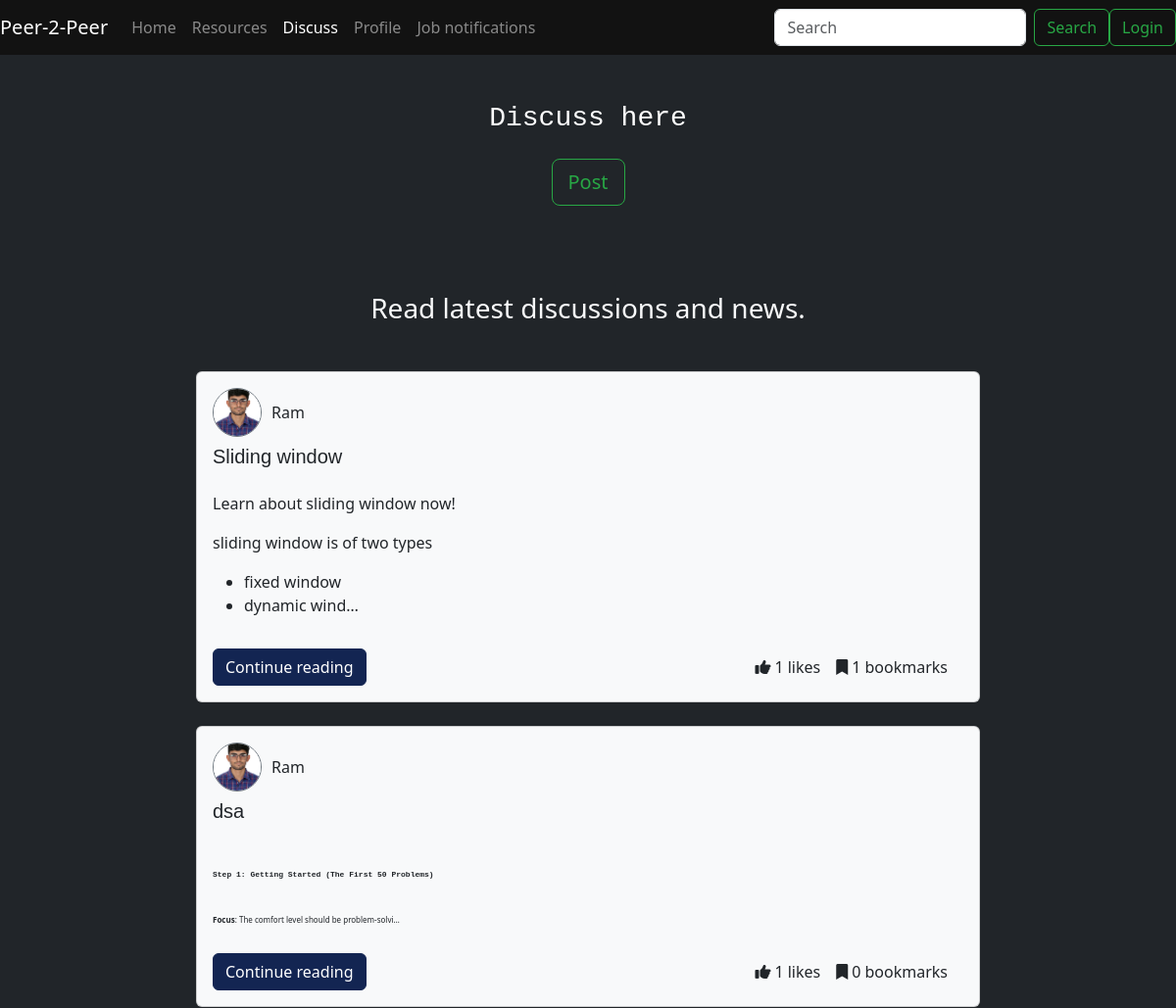
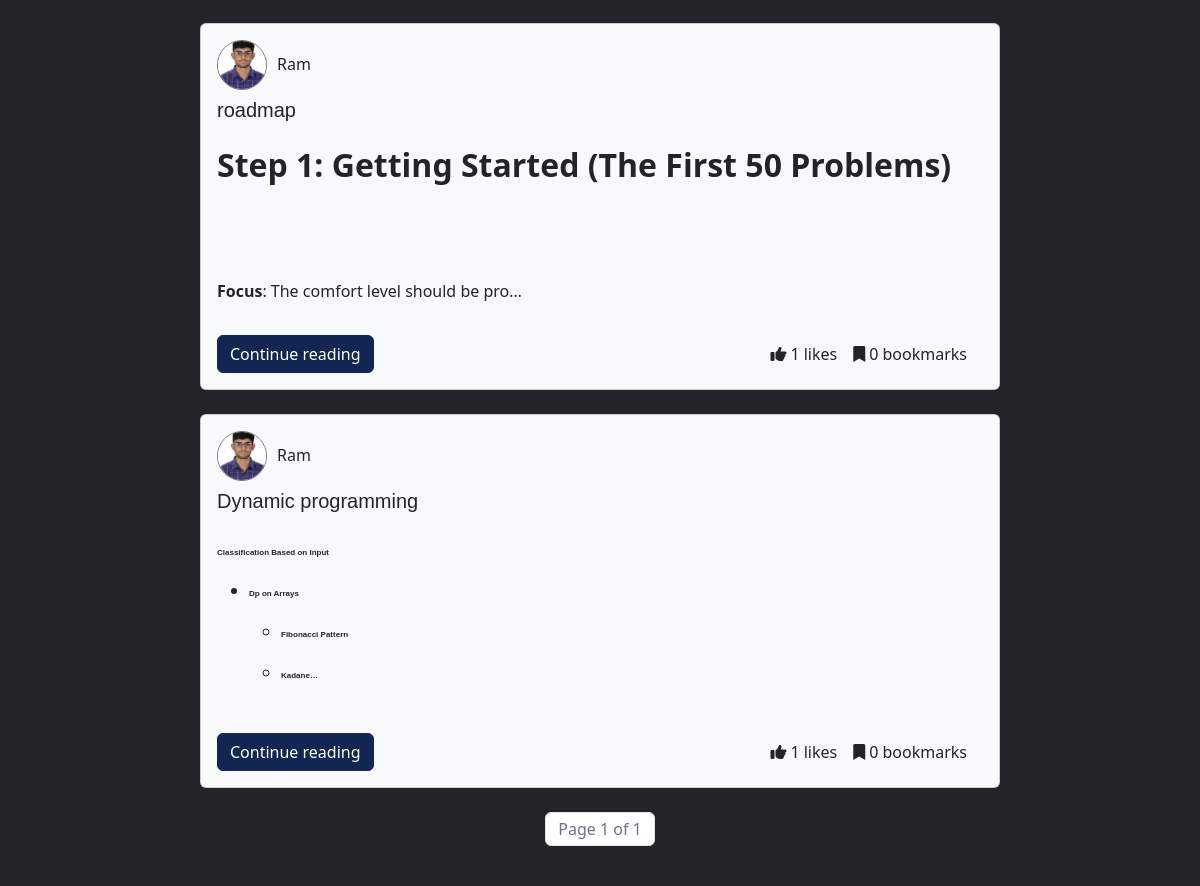
Screenshot of /blog/ with the database file from the repository (2 pictures, top to bottom).
### blog/models.py (models this page shows, shortened)
class Post(models.Model):
    sno=models.AutoField(primary_key=True)
    title=models.CharField(max_length=250)
    author = models.ForeignKey(User,on_delete=models.CASCADE)
    content=RichTextField(blank=True , null = True)
    image = models.ImageField(upload_to='comments/images/', null=True, blank=True)
    file = models.FileField(upload_to='comments/files/', null=True, blank=True)
    slug = models.CharField(max_length=130)
    timeStamp =models.DateTimeField(auto_now_add=True)
    likes = models.ManyToManyField(User,related_name="blogPost",blank=True)
    bookmark = models.ManyToManyField(User,related_name="bookmarked_posts",blank=True)
    def total_likes(self):
        return self.likes.count()
    def total_bookmarks(self):
        return self.bookmark.count()

### home/models.py (models this page shows, shortened)
class ProfileId(models.Model):
    user = models.OneToOneField(User, on_delete=models.CASCADE)
    jobs = models.CharField(max_length=100,unique=True)
    bio = models.TextField(blank=True, null=True)
    picture = models.ImageField(upload_to='profile_pics/', blank=True, null=True)
    git = models.URLField(blank=True)
    leetcode = models.URLField(blank=True)
    linkedin = models.URLField(blank=True)
    bookmarked_posts = models.ManyToManyField(Post, related_name='bookmarked_by')

### blog/views.py (the view)
# urls.py: path('' , views.blogHome , name = "blogHome"),
def blogHome(request):
    if request.method == "POST":
        form = PostForm(request.POST)
        if form.is_valid():
            content = form.cleaned_data['content']
            title = form.cleaned_data['title']
            author = request.user
            slug = slugify(title)
            original_slug = slug
            counter = 1
            while Post.objects.filter(slug=slug).exists():
                slug = f"{original_slug}-{counter}"
                counter += 1
            post = Post(content=content, slug=slug, title=title, author=author)
            post.save()
            messages.success(request, "Your post has been saved successfully!")
            return redirect('blogHome')
        else:
            messages.error(request, "Please correct the errors below.")
    else:
        form = PostForm()
    all_posts = Post.objects.all().order_by('-timeStamp')
    paginator = Paginator(all_posts, 10)
    page_number = request.GET.get('page')
    page_obj = paginator.get_page(page_number)
    logger.info(f"Retrieved {all_posts.count()} posts")
    context = {'page_obj': page_obj, 'form': form}
    return render(request, 'blog/bloghome.html', context)

### blog/models.py
class PostForm(forms.ModelForm):
    content = forms.CharField(widget=CKEditorWidget())
    class Meta:
        model = Post
        fields = ['title', 'content']

### templates/blog/bloghome.html (shortened to what this page needs)
{% extends "home/base.html" %}
{% block blogactive %}active{% endblock %}
{% block body %}
<section class="pt-4 bg-dark">
  <div class="container text-white" style="max-width: 1000px;">
    <div class="text-center my-4">
      <p class="h3" style="font-family: 'Courier New', Courier, monospace;">Discuss here</p>
    </div>
    <div class="text-center mb-4">
      <button class="btn btn-outline-success btn-lg" type="button" data-bs-toggle="collapse" data-bs-target="#postForm" aria-expanded="false" aria-controls="postForm">
        Post
      </button>
    </div>
  </div>
  <div class="p-3 mb-2 text-light bg-dark">
    <div class="container text-center my-5" style="max-width: 1000px;">
      <p class="h3">Read latest discussions and news.</p>
    </div>
    {% if page_obj %}
    <div class="container">
        <div class="row justify-content-center">
            {% for post in page_obj %}
            <div class="col-12 mb-4 d-flex justify-content-center">
                <div class="card bg-light text-dark" style="width: 100%; max-width: 800px; display: flex; flex-direction: column; transition: transform 0.3s ease, box-shadow 0.3s ease;"
                    onmouseover="this.style.transform='scale(1.05)'; this.style.boxShadow='0 8px 16px rgba(0, 0, 0, 0.5)';"
                    onmouseout="this.style.transform='scale(1)'; this.style.boxShadow='none';">
                    <div class="card-body d-flex flex-column justify-content-between">
                        <div>
                          <div class="d-flex align-items-center mb-2">
                            {% if post.author.profileid.picture %}
                              <img src="{{ post.author.profileid.picture.url }}" alt="user" class="rounded-circle border border-secondary" style="width: 50px; height: 50px; margin-right: 10px; object-fit: cover;">
                            {% else %}
                              <img src="https://icons.veryicon.com/png/o/miscellaneous/rookie-official-icon-gallery/225-default-avatar.png" alt="user" class="rounded-circle" style="width: 50px; height: 50px; margin-right: 10px; object-fit: cover;">
                            {% endif %}
                            <h6 class="d-inline-block mb-0 text-dark-muted">{{ post.author.first_name }}</h6>
                          </div>
                            <h5 class="card-title" style="font-family: Tahoma, Trebuchet MS, sans-serif;">{{ post.title }}</h5>
                        </div>
                        <p class="card-text" style="font-family: Tahoma, Trebuchet MS, sans-serif;">{{ post.content|truncatechars_html:100|safe }}</p>
                        <div class="d-flex justify-content-between align-items-center">
                          <a href="/blog/{{ post.slug }}" class="btn btn-primary">Continue reading</a>
                          <div class="d-flex align-items-center">
                            <i class="fas fa-thumbs-up me-1"></i>
                            <span class="text-dark me-3">{{ post.total_likes }} likes</span>
                            <i class="fas fa-bookmark me-1"></i>
                            <span class="text-dark me-3">{{ post.total_bookmarks }} bookmarks</span>
                          </div>
                        </div>
                    </div>
                </div>
            </div>
            {% endfor %}
        </div>
    </div>
    {% else %}
    <p class="text-light text-center" style="font-family: Tahoma, Trebuchet MS, sans-serif;">No posts available.</p>
    {% endif %}
      <div class="pagination justify-content-center">
        <nav aria-label="Page navigation">
          <ul class="pagination justify-content-center">
            <li class="page-item disabled">
              <span class="page-link">Page {{ page_obj.number }} of {{ page_obj.paginator.num_pages }}</span>
            </li>
          </ul>
        </nav>
      </div>
    </div>
</section>
{% endblock body %}

### rows the page displays
Post: author.profileid.picture (picture), author.first_name "Ram", title "Sliding window", content "Learn about sliding window now! sliding window is of two types fixed window dynamic wind…", total_likes "1", total_bookmarks "1"
Post: author.profileid.picture (picture), author.first_name "Ram", title "dsa", content "Step 1: Getting Started (The First 50 Problems) Focus : The comfort level should be problem-solvi…", total_likes "1", total_bookmarks "0"
Post: author.profileid.picture (picture), author.first_name "Ram", title "roadmap", content "Step 1: Getting Started (The First 50 Problems) Focus : The comfort level should be pro…", total_likes "1", total_bookmarks "0"
Post: author.profileid.picture (picture), author.first_name "Ram", title "Dynamic programming", content "Classification Based on Input Dp on Arrays Fibonacci Pattern Kadane…", total_likes "1", total_bookmarks "0"

### other values shown
{{ page_obj.number }} "1"
{{ page_obj.paginator.num_pages }} "1"
